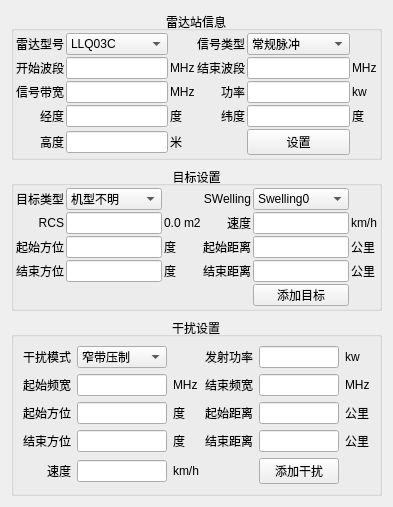
<?xml version="1.0" encoding="UTF-8"?>
<ui version="4.0">
 <class>CtrlDlg</class>
 <widget class="QWidget" name="CtrlDlg">
  <property name="geometry">
   <rect>
    <x>0</x>
    <y>0</y>
    <width>310</width>
    <height>459</height>
   </rect>
  </property>
  <property name="windowTitle">
   <string>Form</string>
  </property>
  <layout class="QVBoxLayout" name="verticalLayout">
   <item>
    <widget class="QGroupBox" name="SiteBox">
     <property name="title">
      <string>雷达站信息</string>
     </property>
     <property name="alignment">
      <set>Qt::AlignCenter</set>
     </property>
     <layout class="QGridLayout" name="gridLayout">
      <property name="leftMargin">
       <number>2</number>
      </property>
      <property name="topMargin">
       <number>2</number>
      </property>
      <property name="rightMargin">
       <number>2</number>
      </property>
      <property name="bottomMargin">
       <number>2</number>
      </property>
      <property name="spacing">
       <number>2</number>
      </property>
      <item row="0" column="0">
       <widget class="QLabel" name="label">
        <property name="text">
         <string>雷达型号</string>
        </property>
        <property name="alignment">
         <set>Qt::AlignRight|Qt::AlignTrailing|Qt::AlignVCenter</set>
        </property>
       </widget>
      </item>
      <item row="0" column="1">
       <widget class="QComboBox" name="RadarType">
        <item>
         <property name="text">
          <string>LLQ03C</string>
         </property>
        </item>
        <item>
         <property name="text">
          <string>LLQ04E</string>
         </property>
        </item>
        <item>
         <property name="text">
          <string>LLQ07A</string>
         </property>
        </item>
        <item>
         <property name="text">
          <string>LLQ08</string>
         </property>
        </item>
        <item>
         <property name="text">
          <string>LLQ08A</string>
         </property>
        </item>
        <item>
         <property name="text">
          <string>LLQ10</string>
         </property>
        </item>
        <item>
         <property name="text">
          <string>LLQ11</string>
         </property>
        </item>
        <item>
         <property name="text">
          <string>LLP10B</string>
         </property>
        </item>
        <item>
         <property name="text">
          <string>LLP10C</string>
         </property>
        </item>
        <item>
         <property name="text">
          <string>LLP12</string>
         </property>
        </item>
        <item>
         <property name="text">
          <string>LLP12A</string>
         </property>
        </item>
        <item>
         <property name="text">
          <string>HQ-16B</string>
         </property>
        </item>
        <item>
         <property name="text">
          <string>HQ-7B</string>
         </property>
        </item>
        <item>
         <property name="text">
          <string>HQ-17</string>
         </property>
        </item>
       </widget>
      </item>
      <item row="0" column="2">
       <widget class="QLabel" name="label_15">
        <property name="text">
         <string/>
        </property>
       </widget>
      </item>
      <item row="0" column="3">
       <widget class="QLabel" name="label_2">
        <property name="text">
         <string>信号类型</string>
        </property>
        <property name="alignment">
         <set>Qt::AlignRight|Qt::AlignTrailing|Qt::AlignVCenter</set>
        </property>
       </widget>
      </item>
      <item row="0" column="4">
       <widget class="QComboBox" name="SignalType">
        <item>
         <property name="text">
          <string>常规脉冲</string>
         </property>
        </item>
        <item>
         <property name="text">
          <string>线性调频</string>
         </property>
        </item>
        <item>
         <property name="text">
          <string>二相编码</string>
         </property>
        </item>
        <item>
         <property name="text">
          <string>非线性调频</string>
         </property>
        </item>
       </widget>
      </item>
      <item row="0" column="5">
       <widget class="QLabel" name="label_18">
        <property name="text">
         <string/>
        </property>
       </widget>
      </item>
      <item row="1" column="0">
       <widget class="QLabel" name="label_3">
        <property name="text">
         <string>开始波段</string>
        </property>
        <property name="alignment">
         <set>Qt::AlignRight|Qt::AlignTrailing|Qt::AlignVCenter</set>
        </property>
       </widget>
      </item>
      <item row="1" column="1">
       <widget class="QLineEdit" name="Boduan1"/>
      </item>
      <item row="1" column="2">
       <widget class="QLabel" name="label_12">
        <property name="text">
         <string>MHz</string>
        </property>
       </widget>
      </item>
      <item row="1" column="3">
       <widget class="QLabel" name="label_4">
        <property name="text">
         <string>结束波段</string>
        </property>
        <property name="alignment">
         <set>Qt::AlignRight|Qt::AlignTrailing|Qt::AlignVCenter</set>
        </property>
       </widget>
      </item>
      <item row="1" column="4">
       <widget class="QLineEdit" name="Boduan2"/>
      </item>
      <item row="1" column="5">
       <widget class="QLabel" name="label_14">
        <property name="text">
         <string>MHz</string>
        </property>
       </widget>
      </item>
      <item row="2" column="0">
       <widget class="QLabel" name="label_5">
        <property name="text">
         <string>信号带宽</string>
        </property>
        <property name="alignment">
         <set>Qt::AlignRight|Qt::AlignTrailing|Qt::AlignVCenter</set>
        </property>
       </widget>
      </item>
      <item row="2" column="1">
       <widget class="QLineEdit" name="SignalBandW"/>
      </item>
      <item row="2" column="2">
       <widget class="QLabel" name="label_13">
        <property name="text">
         <string>MHz</string>
        </property>
       </widget>
      </item>
      <item row="2" column="3">
       <widget class="QLabel" name="label_6">
        <property name="text">
         <string>功率</string>
        </property>
        <property name="alignment">
         <set>Qt::AlignRight|Qt::AlignTrailing|Qt::AlignVCenter</set>
        </property>
       </widget>
      </item>
      <item row="2" column="4">
       <widget class="QLineEdit" name="RadarPower"/>
      </item>
      <item row="2" column="5">
       <widget class="QLabel" name="label_19">
        <property name="text">
         <string>kw</string>
        </property>
       </widget>
      </item>
      <item row="3" column="0">
       <widget class="QLabel" name="label_7">
        <property name="text">
         <string>经度</string>
        </property>
        <property name="alignment">
         <set>Qt::AlignRight|Qt::AlignTrailing|Qt::AlignVCenter</set>
        </property>
       </widget>
      </item>
      <item row="3" column="1">
       <widget class="QLineEdit" name="SiteLon"/>
      </item>
      <item row="3" column="2">
       <widget class="QLabel" name="label_16">
        <property name="text">
         <string>度</string>
        </property>
       </widget>
      </item>
      <item row="3" column="3">
       <widget class="QLabel" name="label_8">
        <property name="text">
         <string>纬度</string>
        </property>
        <property name="alignment">
         <set>Qt::AlignRight|Qt::AlignTrailing|Qt::AlignVCenter</set>
        </property>
       </widget>
      </item>
      <item row="3" column="4">
       <widget class="QLineEdit" name="SiteLat"/>
      </item>
      <item row="3" column="5">
       <widget class="QLabel" name="label_20">
        <property name="text">
         <string>度</string>
        </property>
       </widget>
      </item>
      <item row="4" column="0">
       <widget class="QLabel" name="label_9">
        <property name="text">
         <string>高度</string>
        </property>
        <property name="alignment">
         <set>Qt::AlignRight|Qt::AlignTrailing|Qt::AlignVCenter</set>
        </property>
       </widget>
      </item>
      <item row="4" column="1">
       <widget class="QLineEdit" name="SiteHgt"/>
      </item>
      <item row="4" column="2">
       <widget class="QLabel" name="label_17">
        <property name="text">
         <string>米</string>
        </property>
       </widget>
      </item>
      <item row="4" column="3">
       <widget class="QLabel" name="label_10">
        <property name="text">
         <string/>
        </property>
       </widget>
      </item>
      <item row="4" column="4">
       <widget class="QPushButton" name="SiteBtn">
        <property name="sizePolicy">
         <sizepolicy hsizetype="Preferred" vsizetype="Preferred">
          <horstretch>0</horstretch>
          <verstretch>0</verstretch>
         </sizepolicy>
        </property>
        <property name="text">
         <string>设置</string>
        </property>
       </widget>
      </item>
      <item row="4" column="5">
       <widget class="QLabel" name="label_21">
        <property name="text">
         <string/>
        </property>
       </widget>
      </item>
     </layout>
    </widget>
   </item>
   <item>
    <widget class="QGroupBox" name="TgtBox">
     <property name="title">
      <string>目标设置</string>
     </property>
     <property name="alignment">
      <set>Qt::AlignCenter</set>
     </property>
     <layout class="QGridLayout" name="gridLayout_2">
      <property name="leftMargin">
       <number>2</number>
      </property>
      <property name="topMargin">
       <number>2</number>
      </property>
      <property name="rightMargin">
       <number>2</number>
      </property>
      <property name="bottomMargin">
       <number>2</number>
      </property>
      <property name="spacing">
       <number>2</number>
      </property>
      <item row="0" column="0">
       <widget class="QLabel" name="label_25">
        <property name="text">
         <string>目标类型</string>
        </property>
        <property name="alignment">
         <set>Qt::AlignRight|Qt::AlignTrailing|Qt::AlignVCenter</set>
        </property>
       </widget>
      </item>
      <item row="0" column="1">
       <widget class="QComboBox" name="TgtType">
        <item>
         <property name="text">
          <string>机型不明</string>
         </property>
        </item>
        <item>
         <property name="text">
          <string>轰炸机</string>
         </property>
        </item>
        <item>
         <property name="text">
          <string>战斗机</string>
         </property>
        </item>
        <item>
         <property name="text">
          <string>直升机</string>
         </property>
        </item>
        <item>
         <property name="text">
          <string>巡航导弹</string>
         </property>
        </item>
        <item>
         <property name="text">
          <string>无人机</string>
         </property>
        </item>
        <item>
         <property name="text">
          <string>未定义</string>
         </property>
        </item>
       </widget>
      </item>
      <item row="0" column="2">
       <widget class="QLabel" name="label_24">
        <property name="text">
         <string/>
        </property>
       </widget>
      </item>
      <item row="0" column="4">
       <widget class="QLabel" name="label_30">
        <property name="text">
         <string>SWelling</string>
        </property>
        <property name="alignment">
         <set>Qt::AlignRight|Qt::AlignTrailing|Qt::AlignVCenter</set>
        </property>
       </widget>
      </item>
      <item row="0" column="5">
       <widget class="QComboBox" name="TgtSwelling">
        <item>
         <property name="text">
          <string>Swelling0</string>
         </property>
        </item>
        <item>
         <property name="text">
          <string>Swelling1</string>
         </property>
        </item>
        <item>
         <property name="text">
          <string>Swelling2</string>
         </property>
        </item>
        <item>
         <property name="text">
          <string>Swelling3</string>
         </property>
        </item>
        <item>
         <property name="text">
          <string>Swelling4</string>
         </property>
        </item>
       </widget>
      </item>
      <item row="0" column="6">
       <widget class="QLabel" name="label_28">
        <property name="text">
         <string/>
        </property>
       </widget>
      </item>
      <item row="1" column="0">
       <widget class="QLabel" name="label_11">
        <property name="text">
         <string>RCS</string>
        </property>
        <property name="alignment">
         <set>Qt::AlignRight|Qt::AlignTrailing|Qt::AlignVCenter</set>
        </property>
       </widget>
      </item>
      <item row="1" column="1">
       <widget class="QLineEdit" name="TgtRCS"/>
      </item>
      <item row="1" column="2" colspan="2">
       <widget class="QLabel" name="label_29">
        <property name="text">
         <string>0.0 m2</string>
        </property>
       </widget>
      </item>
      <item row="1" column="4">
       <widget class="QLabel" name="label_32">
        <property name="text">
         <string>速度</string>
        </property>
        <property name="alignment">
         <set>Qt::AlignRight|Qt::AlignTrailing|Qt::AlignVCenter</set>
        </property>
       </widget>
      </item>
      <item row="1" column="5">
       <widget class="QLineEdit" name="TgtSpeed"/>
      </item>
      <item row="1" column="6">
       <widget class="QLabel" name="label_23">
        <property name="text">
         <string>km/h</string>
        </property>
       </widget>
      </item>
      <item row="2" column="0">
       <widget class="QLabel" name="label_26">
        <property name="text">
         <string>起始方位</string>
        </property>
        <property name="alignment">
         <set>Qt::AlignRight|Qt::AlignTrailing|Qt::AlignVCenter</set>
        </property>
       </widget>
      </item>
      <item row="2" column="1">
       <widget class="QLineEdit" name="TgtAzi1"/>
      </item>
      <item row="2" column="2">
       <widget class="QLabel" name="label_22">
        <property name="text">
         <string>度</string>
        </property>
       </widget>
      </item>
      <item row="2" column="4">
       <widget class="QLabel" name="label_31">
        <property name="text">
         <string>起始距离</string>
        </property>
        <property name="alignment">
         <set>Qt::AlignRight|Qt::AlignTrailing|Qt::AlignVCenter</set>
        </property>
       </widget>
      </item>
      <item row="2" column="5">
       <widget class="QLineEdit" name="TgtRng1"/>
      </item>
      <item row="2" column="6">
       <widget class="QLabel" name="label_27">
        <property name="text">
         <string>公里</string>
        </property>
       </widget>
      </item>
      <item row="3" column="0">
       <widget class="QLabel" name="label_34">
        <property name="text">
         <string>结束方位</string>
        </property>
        <property name="alignment">
         <set>Qt::AlignRight|Qt::AlignTrailing|Qt::AlignVCenter</set>
        </property>
       </widget>
      </item>
      <item row="3" column="1">
       <widget class="QLineEdit" name="TgtAzi2"/>
      </item>
      <item row="3" column="2">
       <widget class="QLabel" name="label_36">
        <property name="text">
         <string>度</string>
        </property>
       </widget>
      </item>
      <item row="3" column="3" colspan="2">
       <widget class="QLabel" name="label_35">
        <property name="text">
         <string>结束距离</string>
        </property>
        <property name="alignment">
         <set>Qt::AlignRight|Qt::AlignTrailing|Qt::AlignVCenter</set>
        </property>
       </widget>
      </item>
      <item row="3" column="5">
       <widget class="QLineEdit" name="TgtRng2"/>
      </item>
      <item row="3" column="6">
       <widget class="QLabel" name="label_33">
        <property name="text">
         <string>公里</string>
        </property>
       </widget>
      </item>
      <item row="4" column="0">
       <widget class="QLabel" name="label_40">
        <property name="text">
         <string/>
        </property>
        <property name="alignment">
         <set>Qt::AlignCenter</set>
        </property>
       </widget>
      </item>
      <item row="4" column="1">
       <widget class="QLabel" name="label_41">
        <property name="text">
         <string/>
        </property>
        <property name="alignment">
         <set>Qt::AlignCenter</set>
        </property>
       </widget>
      </item>
      <item row="4" column="2">
       <widget class="QLabel" name="label_42">
        <property name="text">
         <string/>
        </property>
        <property name="alignment">
         <set>Qt::AlignCenter</set>
        </property>
       </widget>
      </item>
      <item row="4" column="4">
       <widget class="QLabel" name="label_37">
        <property name="text">
         <string/>
        </property>
        <property name="alignment">
         <set>Qt::AlignCenter</set>
        </property>
       </widget>
      </item>
      <item row="4" column="5">
       <widget class="QPushButton" name="TgtBtn">
        <property name="sizePolicy">
         <sizepolicy hsizetype="Preferred" vsizetype="Fixed">
          <horstretch>0</horstretch>
          <verstretch>0</verstretch>
         </sizepolicy>
        </property>
        <property name="minimumSize">
         <size>
          <width>0</width>
          <height>22</height>
         </size>
        </property>
        <property name="text">
         <string>添加目标</string>
        </property>
       </widget>
      </item>
      <item row="4" column="6">
       <widget class="QLabel" name="label_38">
        <property name="text">
         <string/>
        </property>
        <property name="alignment">
         <set>Qt::AlignCenter</set>
        </property>
       </widget>
      </item>
     </layout>
    </widget>
   </item>
   <item>
    <widget class="QGroupBox" name="JamBox">
     <property name="title">
      <string>干扰设置</string>
     </property>
     <property name="alignment">
      <set>Qt::AlignCenter</set>
     </property>
     <layout class="QGridLayout" name="gridLayout_3">
      <item row="0" column="0">
       <widget class="QLabel" name="label_43">
        <property name="text">
         <string>干扰模式</string>
        </property>
        <property name="alignment">
         <set>Qt::AlignRight|Qt::AlignTrailing|Qt::AlignVCenter</set>
        </property>
       </widget>
      </item>
      <item row="0" column="1">
       <widget class="QComboBox" name="JamType">
        <item>
         <property name="text">
          <string>窄带压制</string>
         </property>
        </item>
        <item>
         <property name="text">
          <string>宽带压制</string>
         </property>
        </item>
        <item>
         <property name="text">
          <string>航迹欺骗</string>
         </property>
        </item>
        <item>
         <property name="text">
          <string>密积小目标</string>
         </property>
        </item>
       </widget>
      </item>
      <item row="0" column="2" colspan="2">
       <widget class="QLabel" name="label_39">
        <property name="text">
         <string/>
        </property>
       </widget>
      </item>
      <item row="0" column="4">
       <widget class="QLabel" name="label_44">
        <property name="text">
         <string>发射功率</string>
        </property>
        <property name="alignment">
         <set>Qt::AlignRight|Qt::AlignTrailing|Qt::AlignVCenter</set>
        </property>
       </widget>
      </item>
      <item row="0" column="5">
       <widget class="QLineEdit" name="JamPower"/>
      </item>
      <item row="0" column="6">
       <widget class="QLabel" name="label_45">
        <property name="text">
         <string>kw</string>
        </property>
       </widget>
      </item>
      <item row="1" column="0">
       <widget class="QLabel" name="label_46">
        <property name="text">
         <string>起始频宽</string>
        </property>
        <property name="alignment">
         <set>Qt::AlignRight|Qt::AlignTrailing|Qt::AlignVCenter</set>
        </property>
       </widget>
      </item>
      <item row="1" column="1">
       <widget class="QLineEdit" name="JamFreqW1"/>
      </item>
      <item row="1" column="2" colspan="2">
       <widget class="QLabel" name="label_49">
        <property name="text">
         <string>MHz</string>
        </property>
       </widget>
      </item>
      <item row="1" column="4">
       <widget class="QLabel" name="label_47">
        <property name="text">
         <string>结束频宽</string>
        </property>
        <property name="alignment">
         <set>Qt::AlignRight|Qt::AlignTrailing|Qt::AlignVCenter</set>
        </property>
       </widget>
      </item>
      <item row="1" column="5">
       <widget class="QLineEdit" name="JamFreqW2"/>
      </item>
      <item row="1" column="6">
       <widget class="QLabel" name="label_48">
        <property name="text">
         <string>MHz</string>
        </property>
       </widget>
      </item>
      <item row="2" column="0">
       <widget class="QLabel" name="label_55">
        <property name="text">
         <string>起始方位</string>
        </property>
        <property name="alignment">
         <set>Qt::AlignRight|Qt::AlignTrailing|Qt::AlignVCenter</set>
        </property>
       </widget>
      </item>
      <item row="2" column="1">
       <widget class="QLineEdit" name="JamAzi1"/>
      </item>
      <item row="2" column="2" colspan="2">
       <widget class="QLabel" name="label_60">
        <property name="text">
         <string>度</string>
        </property>
       </widget>
      </item>
      <item row="2" column="4">
       <widget class="QLabel" name="label_54">
        <property name="text">
         <string>起始距离</string>
        </property>
        <property name="alignment">
         <set>Qt::AlignRight|Qt::AlignTrailing|Qt::AlignVCenter</set>
        </property>
       </widget>
      </item>
      <item row="2" column="5">
       <widget class="QLineEdit" name="JamRng1"/>
      </item>
      <item row="2" column="6">
       <widget class="QLabel" name="label_57">
        <property name="text">
         <string>公里</string>
        </property>
       </widget>
      </item>
      <item row="3" column="0">
       <widget class="QLabel" name="label_58">
        <property name="text">
         <string>结束方位</string>
        </property>
        <property name="alignment">
         <set>Qt::AlignRight|Qt::AlignTrailing|Qt::AlignVCenter</set>
        </property>
       </widget>
      </item>
      <item row="3" column="1">
       <widget class="QLineEdit" name="JamAzi2"/>
      </item>
      <item row="3" column="2">
       <widget class="QLabel" name="label_56">
        <property name="text">
         <string>度</string>
        </property>
       </widget>
      </item>
      <item row="3" column="3" colspan="2">
       <widget class="QLabel" name="label_61">
        <property name="text">
         <string>结束距离</string>
        </property>
        <property name="alignment">
         <set>Qt::AlignRight|Qt::AlignTrailing|Qt::AlignVCenter</set>
        </property>
       </widget>
      </item>
      <item row="3" column="5">
       <widget class="QLineEdit" name="JamRng2"/>
      </item>
      <item row="3" column="6">
       <widget class="QLabel" name="label_59">
        <property name="text">
         <string>公里</string>
        </property>
       </widget>
      </item>
      <item row="4" column="0">
       <widget class="QLabel" name="label_51">
        <property name="text">
         <string>速度</string>
        </property>
        <property name="alignment">
         <set>Qt::AlignRight|Qt::AlignTrailing|Qt::AlignVCenter</set>
        </property>
       </widget>
      </item>
      <item row="4" column="1">
       <widget class="QLineEdit" name="JamSpeed"/>
      </item>
      <item row="4" column="2" colspan="2">
       <widget class="QLabel" name="label_50">
        <property name="text">
         <string>km/h</string>
        </property>
       </widget>
      </item>
      <item row="4" column="4">
       <widget class="QLabel" name="label_53">
        <property name="text">
         <string/>
        </property>
        <property name="alignment">
         <set>Qt::AlignCenter</set>
        </property>
       </widget>
      </item>
      <item row="4" column="5">
       <widget class="QPushButton" name="JamBtn">
        <property name="sizePolicy">
         <sizepolicy hsizetype="Preferred" vsizetype="Preferred">
          <horstretch>0</horstretch>
          <verstretch>0</verstretch>
         </sizepolicy>
        </property>
        <property name="text">
         <string>添加干扰</string>
        </property>
       </widget>
      </item>
      <item row="4" column="6">
       <widget class="QLabel" name="label_52">
        <property name="text">
         <string/>
        </property>
        <property name="alignment">
         <set>Qt::AlignCenter</set>
        </property>
       </widget>
      </item>
     </layout>
    </widget>
   </item>
  </layout>
 </widget>
 <resources/>
 <connections/>
</ui>
